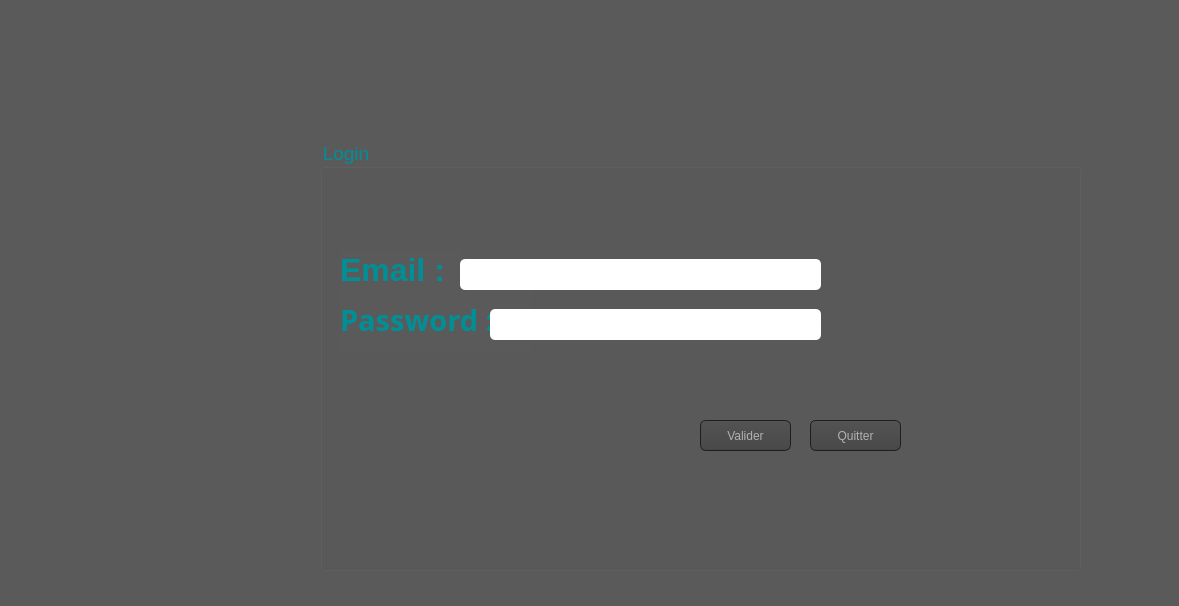
<?xml version="1.0" encoding="UTF-8"?>
<ui version="4.0">
 <class>login</class>
 <widget class="QDialog" name="login">
  <property name="geometry">
   <rect>
    <x>0</x>
    <y>0</y>
    <width>1179</width>
    <height>606</height>
   </rect>
  </property>
  <property name="windowTitle">
   <string>Dialog</string>
  </property>
  <widget class="QLabel" name="label_p">
   <property name="geometry">
    <rect>
     <x>-20</x>
     <y>-10</y>
     <width>1421</width>
     <height>891</height>
    </rect>
   </property>
   <property name="styleSheet">
    <string notr="true">background-color: rgb(91, 90, 90);</string>
   </property>
   <property name="text">
    <string/>
   </property>
  </widget>
  <widget class="QLabel" name="label_ph">
   <property name="geometry">
    <rect>
     <x>550</x>
     <y>170</y>
     <width>321</width>
     <height>171</height>
    </rect>
   </property>
   <property name="text">
    <string/>
   </property>
  </widget>
  <widget class="QLabel" name="Digital_clock">
   <property name="geometry">
    <rect>
     <x>200</x>
     <y>40</y>
     <width>291</width>
     <height>121</height>
    </rect>
   </property>
   <property name="font">
    <font>
     <family>Microsoft YaHei UI</family>
     <pointsize>28</pointsize>
     <weight>75</weight>
     <bold>true</bold>
    </font>
   </property>
   <property name="styleSheet">
    <string notr="true">color: rgb(0, 143, 150);</string>
   </property>
   <property name="text">
    <string>&lt;html&gt;&lt;head/&gt;&lt;body&gt;&lt;p&gt;&lt;br/&gt;&lt;/p&gt;&lt;/body&gt;&lt;/html&gt;</string>
   </property>
  </widget>
  <widget class="QGroupBox" name="groupBox">
   <property name="geometry">
    <rect>
     <x>320</x>
     <y>140</y>
     <width>761</width>
     <height>431</height>
    </rect>
   </property>
   <property name="font">
    <font>
     <pointsize>14</pointsize>
    </font>
   </property>
   <property name="styleSheet">
    <string notr="true">background-color: rgb(91, 90, 90);
color: rgb(0, 143, 150);</string>
   </property>
   <property name="title">
    <string>Login</string>
   </property>
   <widget class="QLabel" name="label_3">
    <property name="geometry">
     <rect>
      <x>20</x>
      <y>110</y>
      <width>121</width>
      <height>41</height>
     </rect>
    </property>
    <property name="font">
     <font>
      <family>Microsoft JhengHei UI</family>
      <pointsize>22</pointsize>
      <weight>75</weight>
      <bold>true</bold>
      <underline>false</underline>
     </font>
    </property>
    <property name="focusPolicy">
     <enum>Qt::NoFocus</enum>
    </property>
    <property name="text">
     <string>&lt;html&gt;&lt;head/&gt;&lt;body&gt;&lt;p&gt;&lt;span style=&quot; font-size:24pt; font-weight:600;&quot;&gt;Email :&lt;/span&gt;&lt;/p&gt;&lt;/body&gt;&lt;/html&gt;</string>
    </property>
   </widget>
   <widget class="QLabel" name="label_4">
    <property name="geometry">
     <rect>
      <x>20</x>
      <y>150</y>
      <width>191</width>
      <height>61</height>
     </rect>
    </property>
    <property name="font">
     <font>
      <family>Microsoft JhengHei</family>
      <pointsize>22</pointsize>
      <weight>75</weight>
      <bold>true</bold>
      <underline>false</underline>
     </font>
    </property>
    <property name="text">
     <string>&lt;html&gt;&lt;head/&gt;&lt;body&gt;&lt;p&gt;Password    :&lt;/p&gt;&lt;/body&gt;&lt;/html&gt;</string>
    </property>
   </widget>
   <widget class="QLineEdit" name="lineEdit_login_2">
    <property name="geometry">
     <rect>
      <x>140</x>
      <y>119</y>
      <width>361</width>
      <height>31</height>
     </rect>
    </property>
    <property name="font">
     <font>
      <family>Arial</family>
      <pointsize>17</pointsize>
      <weight>50</weight>
      <bold>false</bold>
     </font>
    </property>
    <property name="styleSheet">
     <string notr="true">QLineEdit{
    background-color: white;
    box-shadow: 2px 0.5px 5px 1px inset black;
    border-radius: 5px;
    width: 70%;
    padding-right: 10px;
    padding-left: 10px;
    text-align: left;
    color: #000;
    font-size:inherit;
    font-family: Arial, Helvetica, sans-serif;  
    font-weight:normal;
    font-variant:normal;
}
QLineEdit::hover{  color: black ;
background-color:orange;}
QLineEdit::focus{  color: black ;
background-color:white;}</string>
    </property>
   </widget>
   <widget class="QLineEdit" name="lineEdit_password_2">
    <property name="geometry">
     <rect>
      <x>170</x>
      <y>169</y>
      <width>331</width>
      <height>31</height>
     </rect>
    </property>
    <property name="font">
     <font>
      <family>Arial</family>
      <pointsize>17</pointsize>
      <weight>50</weight>
      <bold>false</bold>
     </font>
    </property>
    <property name="styleSheet">
     <string notr="true">QLineEdit{
    background-color: white;
    box-shadow: 2px 0.5px 5px 1px inset black;
    border-radius: 5px;
    width: 70%;
    padding-right: 10px;
    padding-left: 10px;
    text-align: left;
    color: #000;
    font-size:inherit;
    font-family: Arial, Helvetica, sans-serif;  
    font-weight:normal;
    font-variant:normal;
}
QLineEdit::hover{  color: black ;
background-color:orange;}
QLineEdit::focus{  color: black ;
background-color:white;}</string>
    </property>
    <property name="echoMode">
     <enum>QLineEdit::Password</enum>
    </property>
   </widget>
   <widget class="QPushButton" name="pushButton_Q_2">
    <property name="geometry">
     <rect>
      <x>490</x>
      <y>280</y>
      <width>91</width>
      <height>31</height>
     </rect>
    </property>
    <property name="font">
     <font>
      <family>MS Shell Dlg 2</family>
      <pointsize>-1</pointsize>
      <weight>50</weight>
      <italic>false</italic>
      <bold>false</bold>
     </font>
    </property>
    <property name="styleSheet">
     <string notr="true">QToolTip
{
     border: 1px solid black;
     background-color: #ffa02f;
     padding: 1px;
     border-radius: 3px;
     opacity: 100;
}

QWidget
{
    color: #b1b1b1;
    background-color: #323232;
}

QWidget:item:hover
{
    background-color: QLinearGradient( x1: 0, y1: 0, x2: 0, y2: 1, stop: 0 #ffa02f, stop: 1 #ca0619);
    color: #000000;
}

QWidget:item:selected
{
    background-color: QLinearGradient( x1: 0, y1: 0, x2: 0, y2: 1, stop: 0 #ffa02f, stop: 1 #d7801a);
}

QMenuBar::item
{
    background: transparent;
}

QMenuBar::item:selected
{
    background: transparent;
    border: 1px solid #ffaa00;
}

QMenuBar::item:pressed
{
    background: #444;
    border: 1px solid #000;
    background-color: QLinearGradient(
        x1:0, y1:0,
        x2:0, y2:1,
        stop:1 #212121,
        stop:0.4 #343434/*,
        stop:0.2 #343434,
        stop:0.1 #ffaa00*/
    );
    margin-bottom:-1px;
    padding-bottom:1px;
}

QMenu
{
    border: 1px solid #000;
}

QMenu::item
{
    padding: 2px 20px 2px 20px;
}

QMenu::item:selected
{
    color: #000000;
}

QWidget:disabled
{
    color: #404040;
    background-color: #323232;
}

QAbstractItemView
{
    background-color: QLinearGradient( x1: 0, y1: 0, x2: 0, y2: 1, stop: 0 #4d4d4d, stop: 0.1 #646464, stop: 1 #5d5d5d);
}

QWidget:focus
{
    /*border: 2px solid QLinearGradient( x1: 0, y1: 0, x2: 0, y2: 1, stop: 0 #ffa02f, stop: 1 #d7801a);*/
}

QLineEdit
{
    background-color: QLinearGradient( x1: 0, y1: 0, x2: 0, y2: 1, stop: 0 #4d4d4d, stop: 0 #646464, stop: 1 #5d5d5d);
    padding: 1px;
    border-style: solid;
    border: 1px solid #1e1e1e;
    border-radius: 5;
}

QPushButton
{
    color: #b1b1b1;
    background-color: QLinearGradient( x1: 0, y1: 0, x2: 0, y2: 1, stop: 0 #565656, stop: 0.1 #525252, stop: 0.5 #4e4e4e, stop: 0.9 #4a4a4a, stop: 1 #464646);
    border-width: 1px;
    border-color: #1e1e1e;
    border-style: solid;
    border-radius: 6;
    padding: 3px;
    font-size: 12px;
    padding-left: 5px;
    padding-right: 5px;
}

QPushButton:pressed
{
    background-color: QLinearGradient( x1: 0, y1: 0, x2: 0, y2: 1, stop: 0 #2d2d2d, stop: 0.1 #2b2b2b, stop: 0.5 #292929, stop: 0.9 #282828, stop: 1 #252525);
}

QComboBox
{
    selection-background-color: #ffaa00;
    background-color: QLinearGradient( x1: 0, y1: 0, x2: 0, y2: 1, stop: 0 #565656, stop: 0.1 #525252, stop: 0.5 #4e4e4e, stop: 0.9 #4a4a4a, stop: 1 #464646);
    border-style: solid;
    border: 1px solid #1e1e1e;
    border-radius: 5;
}

QComboBox:hover,QPushButton:hover
{
    border: 2px solid QLinearGradient( x1: 0, y1: 0, x2: 0, y2: 1, stop: 0 #ffa02f, stop: 1 #d7801a);
}


QComboBox:on
{
    padding-top: 3px;
    padding-left: 4px;
    background-color: QLinearGradient( x1: 0, y1: 0, x2: 0, y2: 1, stop: 0 #2d2d2d, stop: 0.1 #2b2b2b, stop: 0.5 #292929, stop: 0.9 #282828, stop: 1 #252525);
    selection-background-color: #ffaa00;
}

QComboBox QAbstractItemView
{
    border: 2px solid darkgray;
    selection-background-color: QLinearGradient( x1: 0, y1: 0, x2: 0, y2: 1, stop: 0 #ffa02f, stop: 1 #d7801a);
}

QComboBox::drop-down
{
     subcontrol-origin: padding;
     subcontrol-position: top right;
     width: 15px;

     border-left-width: 0px;
     border-left-color: darkgray;
     border-left-style: solid; /* just a single line */
     border-top-right-radius: 3px; /* same radius as the QComboBox */
     border-bottom-right-radius: 3px;
 }

QComboBox::down-arrow
{
     image: url(:/down_arrow.png);
}

QGroupBox:focus
{
border: 2px solid QLinearGradient( x1: 0, y1: 0, x2: 0, y2: 1, stop: 0 #ffa02f, stop: 1 #d7801a);
}

QTextEdit:focus
{
    border: 2px solid QLinearGradient( x1: 0, y1: 0, x2: 0, y2: 1, stop: 0 #ffa02f, stop: 1 #d7801a);
}

QScrollBar:horizontal {
     border: 1px solid #222222;
     background: QLinearGradient( x1: 0, y1: 0, x2: 0, y2: 1, stop: 0.0 #121212, stop: 0.2 #282828, stop: 1 #484848);
     height: 7px;
     margin: 0px 16px 0 16px;
}

QScrollBar::handle:horizontal
{
      background: QLinearGradient( x1: 0, y1: 0, x2: 1, y2: 0, stop: 0 #ffa02f, stop: 0.5 #d7801a, stop: 1 #ffa02f);
      min-height: 20px;
      border-radius: 2px;
}

QScrollBar::add-line:horizontal {
      border: 1px solid #1b1b19;
      border-radius: 2px;
      background: QLinearGradient( x1: 0, y1: 0, x2: 1, y2: 0, stop: 0 #ffa02f, stop: 1 #d7801a);
      width: 14px;
      subcontrol-position: right;
      subcontrol-origin: margin;
}

QScrollBar::sub-line:horizontal {
      border: 1px solid #1b1b19;
      border-radius: 2px;
      background: QLinearGradient( x1: 0, y1: 0, x2: 1, y2: 0, stop: 0 #ffa02f, stop: 1 #d7801a);
      width: 14px;
     subcontrol-position: left;
     subcontrol-origin: margin;
}

QScrollBar::right-arrow:horizontal, QScrollBar::left-arrow:horizontal
{
      border: 1px solid black;
      width: 1px;
      height: 1px;
      background: white;
}

QScrollBar::add-page:horizontal, QScrollBar::sub-page:horizontal
{
      background: none;
}

QScrollBar:vertical
{
      background: QLinearGradient( x1: 0, y1: 0, x2: 1, y2: 0, stop: 0.0 #121212, stop: 0.2 #282828, stop: 1 #484848);
      width: 7px;
      margin: 16px 0 16px 0;
      border: 1px solid #222222;
}

QScrollBar::handle:vertical
{
      background: QLinearGradient( x1: 0, y1: 0, x2: 0, y2: 1, stop: 0 #ffa02f, stop: 0.5 #d7801a, stop: 1 #ffa02f);
      min-height: 20px;
      border-radius: 2px;
}

QScrollBar::add-line:vertical
{
      border: 1px solid #1b1b19;
      border-radius: 2px;
      background: QLinearGradient( x1: 0, y1: 0, x2: 0, y2: 1, stop: 0 #ffa02f, stop: 1 #d7801a);
      height: 14px;
      subcontrol-position: bottom;
      subcontrol-origin: margin;
}

QScrollBar::sub-line:vertical
{
      border: 1px solid #1b1b19;
      border-radius: 2px;
      background: QLinearGradient( x1: 0, y1: 0, x2: 0, y2: 1, stop: 0 #d7801a, stop: 1 #ffa02f);
      height: 14px;
      subcontrol-position: top;
      subcontrol-origin: margin;
}

QScrollBar::up-arrow:vertical, QScrollBar::down-arrow:vertical
{
      border: 1px solid black;
      width: 1px;
      height: 1px;
      background: white;
}


QScrollBar::add-page:vertical, QScrollBar::sub-page:vertical
{
      background: none;
}

QTextEdit
{
    background-color: #242424;
}

QPlainTextEdit
{
    background-color: #242424;
}

QHeaderView::section
{
    background-color: QLinearGradient(x1:0, y1:0, x2:0, y2:1, stop:0 #616161, stop: 0.5 #505050, stop: 0.6 #434343, stop:1 #656565);
    color: white;
    padding-left: 4px;
    border: 1px solid #6c6c6c;
}

QCheckBox:disabled
{
color: #414141;
}

QDockWidget::title
{
    text-align: center;
    spacing: 3px; /* spacing between items in the tool bar */
    background-color: QLinearGradient(x1:0, y1:0, x2:0, y2:1, stop:0 #323232, stop: 0.5 #242424, stop:1 #323232);
}

QDockWidget::close-button, QDockWidget::float-button
{
    text-align: center;
    spacing: 1px; /* spacing between items in the tool bar */
    background-color: QLinearGradient(x1:0, y1:0, x2:0, y2:1, stop:0 #323232, stop: 0.5 #242424, stop:1 #323232);
}

QDockWidget::close-button:hover, QDockWidget::float-button:hover
{
    background: #242424;
}

QDockWidget::close-button:pressed, QDockWidget::float-button:pressed
{
    padding: 1px -1px -1px 1px;
}

QMainWindow::separator
{
    background-color: QLinearGradient(x1:0, y1:0, x2:0, y2:1, stop:0 #161616, stop: 0.5 #151515, stop: 0.6 #212121, stop:1 #343434);
    color: white;
    padding-left: 4px;
    border: 1px solid #4c4c4c;
    spacing: 3px; /* spacing between items in the tool bar */
}

QMainWindow::separator:hover
{

    background-color: QLinearGradient(x1:0, y1:0, x2:0, y2:1, stop:0 #d7801a, stop:0.5 #b56c17 stop:1 #ffa02f);
    color: white;
    padding-left: 4px;
    border: 1px solid #6c6c6c;
    spacing: 3px; /* spacing between items in the tool bar */
}

QToolBar::handle
{
     spacing: 3px; /* spacing between items in the tool bar */
     background: url(:/images/handle.png);
}

QMenu::separator
{
    height: 2px;
    background-color: QLinearGradient(x1:0, y1:0, x2:0, y2:1, stop:0 #161616, stop: 0.5 #151515, stop: 0.6 #212121, stop:1 #343434);
    color: white;
    padding-left: 4px;
    margin-left: 10px;
    margin-right: 5px;
}

QProgressBar
{
    border: 2px solid grey;
    border-radius: 5px;
    text-align: center;
}

QProgressBar::chunk
{
    background-color: #d7801a;
    width: 2.15px;
    margin: 0.5px;
}

QTabBar::tab {
    color: #b1b1b1;
    border: 1px solid #444;
    border-bottom-style: none;
    background-color: #323232;
    padding-left: 10px;
    padding-right: 10px;
    padding-top: 3px;
    padding-bottom: 2px;
    margin-right: -1px;
}

QTabWidget::pane {
    border: 1px solid #444;
    top: 1px;
}

QTabBar::tab:last
{
    margin-right: 0; /* the last selected tab has nothing to overlap with on the right */
    border-top-right-radius: 3px;
}

QTabBar::tab:first:!selected
{
 margin-left: 0px; /* the last selected tab has nothing to overlap with on the right */


    border-top-left-radius: 3px;
}

QTabBar::tab:!selected
{
    color: #b1b1b1;
    border-bottom-style: solid;
    margin-top: 3px;
    background-color: QLinearGradient(x1:0, y1:0, x2:0, y2:1, stop:1 #212121, stop:.4 #343434);
}

QTabBar::tab:selected
{
    border-top-left-radius: 3px;
    border-top-right-radius: 3px;
    margin-bottom: 0px;
}

QTabBar::tab:!selected:hover
{
    /*border-top: 2px solid #ffaa00;
    padding-bottom: 3px;*/
    border-top-left-radius: 3px;
    border-top-right-radius: 3px;
    background-color: QLinearGradient(x1:0, y1:0, x2:0, y2:1, stop:1 #212121, stop:0.4 #343434, stop:0.2 #343434, stop:0.1 #ffaa00);
}

QRadioButton::indicator:checked, QRadioButton::indicator:unchecked{
    color: #b1b1b1;
    background-color: #323232;
    border: 1px solid #b1b1b1;
    border-radius: 6px;
}

QRadioButton::indicator:checked
{
    background-color: qradialgradient(
        cx: 0.5, cy: 0.5,
        fx: 0.5, fy: 0.5,
        radius: 1.0,
        stop: 0.25 #ffaa00,
        stop: 0.3 #323232
    );
}

QCheckBox::indicator{
    color: #b1b1b1;
    background-color: #323232;
    border: 1px solid #b1b1b1;
    width: 9px;
    height: 9px;
}

QRadioButton::indicator
{
    border-radius: 6px;
}

QRadioButton::indicator:hover, QCheckBox::indicator:hover
{
    border: 1px solid #ffaa00;
}

QCheckBox::indicator:checked
{
    image:url(:/images/checkbox.png);
}

QCheckBox::indicator:disabled, QRadioButton::indicator:disabled
{
    border: 1px solid #444;
}</string>
    </property>
    <property name="text">
     <string>Quitter</string>
    </property>
   </widget>
   <widget class="QPushButton" name="pushButton_valide_2">
    <property name="geometry">
     <rect>
      <x>380</x>
      <y>280</y>
      <width>91</width>
      <height>31</height>
     </rect>
    </property>
    <property name="font">
     <font>
      <family>MS Shell Dlg 2</family>
      <pointsize>-1</pointsize>
      <weight>50</weight>
      <italic>false</italic>
      <bold>false</bold>
     </font>
    </property>
    <property name="styleSheet">
     <string notr="true">QToolTip
{
     border: 1px solid black;
     background-color: #ffa02f;
     padding: 1px;
     border-radius: 3px;
     opacity: 100;
}

QWidget
{
    color: #b1b1b1;
    background-color: #323232;
}

QWidget:item:hover
{
    background-color: QLinearGradient( x1: 0, y1: 0, x2: 0, y2: 1, stop: 0 #ffa02f, stop: 1 #ca0619);
    color: #000000;
}

QWidget:item:selected
{
    background-color: QLinearGradient( x1: 0, y1: 0, x2: 0, y2: 1, stop: 0 #ffa02f, stop: 1 #d7801a);
}

QMenuBar::item
{
    background: transparent;
}

QMenuBar::item:selected
{
    background: transparent;
    border: 1px solid #ffaa00;
}

QMenuBar::item:pressed
{
    background: #444;
    border: 1px solid #000;
    background-color: QLinearGradient(
        x1:0, y1:0,
        x2:0, y2:1,
        stop:1 #212121,
        stop:0.4 #343434/*,
        stop:0.2 #343434,
        stop:0.1 #ffaa00*/
    );
    margin-bottom:-1px;
    padding-bottom:1px;
}

QMenu
{
    border: 1px solid #000;
}

QMenu::item
{
    padding: 2px 20px 2px 20px;
}

QMenu::item:selected
{
    color: #000000;
}

QWidget:disabled
{
    color: #404040;
    background-color: #323232;
}

QAbstractItemView
{
    background-color: QLinearGradient( x1: 0, y1: 0, x2: 0, y2: 1, stop: 0 #4d4d4d, stop: 0.1 #646464, stop: 1 #5d5d5d);
}

QWidget:focus
{
    /*border: 2px solid QLinearGradient( x1: 0, y1: 0, x2: 0, y2: 1, stop: 0 #ffa02f, stop: 1 #d7801a);*/
}

QLineEdit
{
    background-color: QLinearGradient( x1: 0, y1: 0, x2: 0, y2: 1, stop: 0 #4d4d4d, stop: 0 #646464, stop: 1 #5d5d5d);
    padding: 1px;
    border-style: solid;
    border: 1px solid #1e1e1e;
    border-radius: 5;
}

QPushButton
{
    color: #b1b1b1;
    background-color: QLinearGradient( x1: 0, y1: 0, x2: 0, y2: 1, stop: 0 #565656, stop: 0.1 #525252, stop: 0.5 #4e4e4e, stop: 0.9 #4a4a4a, stop: 1 #464646);
    border-width: 1px;
    border-color: #1e1e1e;
    border-style: solid;
    border-radius: 6;
    padding: 3px;
    font-size: 12px;
    padding-left: 5px;
    padding-right: 5px;
}

QPushButton:pressed
{
    background-color: QLinearGradient( x1: 0, y1: 0, x2: 0, y2: 1, stop: 0 #2d2d2d, stop: 0.1 #2b2b2b, stop: 0.5 #292929, stop: 0.9 #282828, stop: 1 #252525);
}

QComboBox
{
    selection-background-color: #ffaa00;
    background-color: QLinearGradient( x1: 0, y1: 0, x2: 0, y2: 1, stop: 0 #565656, stop: 0.1 #525252, stop: 0.5 #4e4e4e, stop: 0.9 #4a4a4a, stop: 1 #464646);
    border-style: solid;
    border: 1px solid #1e1e1e;
    border-radius: 5;
}

QComboBox:hover,QPushButton:hover
{
    border: 2px solid QLinearGradient( x1: 0, y1: 0, x2: 0, y2: 1, stop: 0 #ffa02f, stop: 1 #d7801a);
}


QComboBox:on
{
    padding-top: 3px;
    padding-left: 4px;
    background-color: QLinearGradient( x1: 0, y1: 0, x2: 0, y2: 1, stop: 0 #2d2d2d, stop: 0.1 #2b2b2b, stop: 0.5 #292929, stop: 0.9 #282828, stop: 1 #252525);
    selection-background-color: #ffaa00;
}

QComboBox QAbstractItemView
{
    border: 2px solid darkgray;
    selection-background-color: QLinearGradient( x1: 0, y1: 0, x2: 0, y2: 1, stop: 0 #ffa02f, stop: 1 #d7801a);
}

QComboBox::drop-down
{
     subcontrol-origin: padding;
     subcontrol-position: top right;
     width: 15px;

     border-left-width: 0px;
     border-left-color: darkgray;
     border-left-style: solid; /* just a single line */
     border-top-right-radius: 3px; /* same radius as the QComboBox */
     border-bottom-right-radius: 3px;
 }

QComboBox::down-arrow
{
     image: url(:/down_arrow.png);
}

QGroupBox:focus
{
border: 2px solid QLinearGradient( x1: 0, y1: 0, x2: 0, y2: 1, stop: 0 #ffa02f, stop: 1 #d7801a);
}

QTextEdit:focus
{
    border: 2px solid QLinearGradient( x1: 0, y1: 0, x2: 0, y2: 1, stop: 0 #ffa02f, stop: 1 #d7801a);
}

QScrollBar:horizontal {
     border: 1px solid #222222;
     background: QLinearGradient( x1: 0, y1: 0, x2: 0, y2: 1, stop: 0.0 #121212, stop: 0.2 #282828, stop: 1 #484848);
     height: 7px;
     margin: 0px 16px 0 16px;
}

QScrollBar::handle:horizontal
{
      background: QLinearGradient( x1: 0, y1: 0, x2: 1, y2: 0, stop: 0 #ffa02f, stop: 0.5 #d7801a, stop: 1 #ffa02f);
      min-height: 20px;
      border-radius: 2px;
}

QScrollBar::add-line:horizontal {
      border: 1px solid #1b1b19;
      border-radius: 2px;
      background: QLinearGradient( x1: 0, y1: 0, x2: 1, y2: 0, stop: 0 #ffa02f, stop: 1 #d7801a);
      width: 14px;
      subcontrol-position: right;
      subcontrol-origin: margin;
}

QScrollBar::sub-line:horizontal {
      border: 1px solid #1b1b19;
      border-radius: 2px;
      background: QLinearGradient( x1: 0, y1: 0, x2: 1, y2: 0, stop: 0 #ffa02f, stop: 1 #d7801a);
      width: 14px;
     subcontrol-position: left;
     subcontrol-origin: margin;
}

QScrollBar::right-arrow:horizontal, QScrollBar::left-arrow:horizontal
{
      border: 1px solid black;
      width: 1px;
      height: 1px;
      background: white;
}

QScrollBar::add-page:horizontal, QScrollBar::sub-page:horizontal
{
      background: none;
}

QScrollBar:vertical
{
      background: QLinearGradient( x1: 0, y1: 0, x2: 1, y2: 0, stop: 0.0 #121212, stop: 0.2 #282828, stop: 1 #484848);
      width: 7px;
      margin: 16px 0 16px 0;
      border: 1px solid #222222;
}

QScrollBar::handle:vertical
{
      background: QLinearGradient( x1: 0, y1: 0, x2: 0, y2: 1, stop: 0 #ffa02f, stop: 0.5 #d7801a, stop: 1 #ffa02f);
      min-height: 20px;
      border-radius: 2px;
}

QScrollBar::add-line:vertical
{
      border: 1px solid #1b1b19;
      border-radius: 2px;
      background: QLinearGradient( x1: 0, y1: 0, x2: 0, y2: 1, stop: 0 #ffa02f, stop: 1 #d7801a);
      height: 14px;
      subcontrol-position: bottom;
      subcontrol-origin: margin;
}

QScrollBar::sub-line:vertical
{
      border: 1px solid #1b1b19;
      border-radius: 2px;
      background: QLinearGradient( x1: 0, y1: 0, x2: 0, y2: 1, stop: 0 #d7801a, stop: 1 #ffa02f);
      height: 14px;
      subcontrol-position: top;
      subcontrol-origin: margin;
}

QScrollBar::up-arrow:vertical, QScrollBar::down-arrow:vertical
{
      border: 1px solid black;
      width: 1px;
      height: 1px;
      background: white;
}


QScrollBar::add-page:vertical, QScrollBar::sub-page:vertical
{
      background: none;
}

QTextEdit
{
    background-color: #242424;
}

QPlainTextEdit
{
    background-color: #242424;
}

QHeaderView::section
{
    background-color: QLinearGradient(x1:0, y1:0, x2:0, y2:1, stop:0 #616161, stop: 0.5 #505050, stop: 0.6 #434343, stop:1 #656565);
    color: white;
    padding-left: 4px;
    border: 1px solid #6c6c6c;
}

QCheckBox:disabled
{
color: #414141;
}

QDockWidget::title
{
    text-align: center;
    spacing: 3px; /* spacing between items in the tool bar */
    background-color: QLinearGradient(x1:0, y1:0, x2:0, y2:1, stop:0 #323232, stop: 0.5 #242424, stop:1 #323232);
}

QDockWidget::close-button, QDockWidget::float-button
{
    text-align: center;
    spacing: 1px; /* spacing between items in the tool bar */
    background-color: QLinearGradient(x1:0, y1:0, x2:0, y2:1, stop:0 #323232, stop: 0.5 #242424, stop:1 #323232);
}

QDockWidget::close-button:hover, QDockWidget::float-button:hover
{
    background: #242424;
}

QDockWidget::close-button:pressed, QDockWidget::float-button:pressed
{
    padding: 1px -1px -1px 1px;
}

QMainWindow::separator
{
    background-color: QLinearGradient(x1:0, y1:0, x2:0, y2:1, stop:0 #161616, stop: 0.5 #151515, stop: 0.6 #212121, stop:1 #343434);
    color: white;
    padding-left: 4px;
    border: 1px solid #4c4c4c;
    spacing: 3px; /* spacing between items in the tool bar */
}

QMainWindow::separator:hover
{

    background-color: QLinearGradient(x1:0, y1:0, x2:0, y2:1, stop:0 #d7801a, stop:0.5 #b56c17 stop:1 #ffa02f);
    color: white;
    padding-left: 4px;
    border: 1px solid #6c6c6c;
    spacing: 3px; /* spacing between items in the tool bar */
}

QToolBar::handle
{
     spacing: 3px; /* spacing between items in the tool bar */
     background: url(:/images/handle.png);
}

QMenu::separator
{
    height: 2px;
    background-color: QLinearGradient(x1:0, y1:0, x2:0, y2:1, stop:0 #161616, stop: 0.5 #151515, stop: 0.6 #212121, stop:1 #343434);
    color: white;
    padding-left: 4px;
    margin-left: 10px;
    margin-right: 5px;
}

QProgressBar
{
    border: 2px solid grey;
    border-radius: 5px;
    text-align: center;
}

QProgressBar::chunk
{
    background-color: #d7801a;
    width: 2.15px;
    margin: 0.5px;
}

QTabBar::tab {
    color: #b1b1b1;
    border: 1px solid #444;
    border-bottom-style: none;
    background-color: #323232;
    padding-left: 10px;
    padding-right: 10px;
    padding-top: 3px;
    padding-bottom: 2px;
    margin-right: -1px;
}

QTabWidget::pane {
    border: 1px solid #444;
    top: 1px;
}

QTabBar::tab:last
{
    margin-right: 0; /* the last selected tab has nothing to overlap with on the right */
    border-top-right-radius: 3px;
}

QTabBar::tab:first:!selected
{
 margin-left: 0px; /* the last selected tab has nothing to overlap with on the right */


    border-top-left-radius: 3px;
}

QTabBar::tab:!selected
{
    color: #b1b1b1;
    border-bottom-style: solid;
    margin-top: 3px;
    background-color: QLinearGradient(x1:0, y1:0, x2:0, y2:1, stop:1 #212121, stop:.4 #343434);
}

QTabBar::tab:selected
{
    border-top-left-radius: 3px;
    border-top-right-radius: 3px;
    margin-bottom: 0px;
}

QTabBar::tab:!selected:hover
{
    /*border-top: 2px solid #ffaa00;
    padding-bottom: 3px;*/
    border-top-left-radius: 3px;
    border-top-right-radius: 3px;
    background-color: QLinearGradient(x1:0, y1:0, x2:0, y2:1, stop:1 #212121, stop:0.4 #343434, stop:0.2 #343434, stop:0.1 #ffaa00);
}

QRadioButton::indicator:checked, QRadioButton::indicator:unchecked{
    color: #b1b1b1;
    background-color: #323232;
    border: 1px solid #b1b1b1;
    border-radius: 6px;
}

QRadioButton::indicator:checked
{
    background-color: qradialgradient(
        cx: 0.5, cy: 0.5,
        fx: 0.5, fy: 0.5,
        radius: 1.0,
        stop: 0.25 #ffaa00,
        stop: 0.3 #323232
    );
}

QCheckBox::indicator{
    color: #b1b1b1;
    background-color: #323232;
    border: 1px solid #b1b1b1;
    width: 9px;
    height: 9px;
}

QRadioButton::indicator
{
    border-radius: 6px;
}

QRadioButton::indicator:hover, QCheckBox::indicator:hover
{
    border: 1px solid #ffaa00;
}

QCheckBox::indicator:checked
{
    image:url(:/images/checkbox.png);
}

QCheckBox::indicator:disabled, QRadioButton::indicator:disabled
{
    border: 1px solid #444;
}</string>
    </property>
    <property name="text">
     <string>Valider</string>
    </property>
   </widget>
  </widget>
 </widget>
 <resources/>
 <connections/>
</ui>
